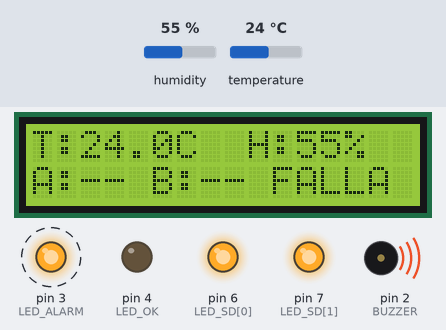
The sketch below on a simulated Arduino Uno, built with avr-gcc and run on an emulated ATmega328P. On the bench: 16×2 character LCD, output pins drawn as LEDs (lit = HIGH), buzzer (waves = sounding, pin HIGH). Dashed ring = blinking. The inputs (shaded band) are chosen by the test bench; at power-on: humidity 55 %, temperature 24 °C. Storage starts empty; pins used as bus, display or sensor lines are not drawn; what the sketch prints to the serial monitor is not drawn.

Above: at 2.65 s.
2.7 s: humidity set to 22 %
At 6.6 s:
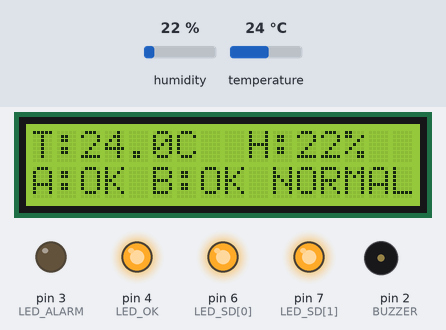
8.0 s: temperature set to 12 °C
At 10.8 s:
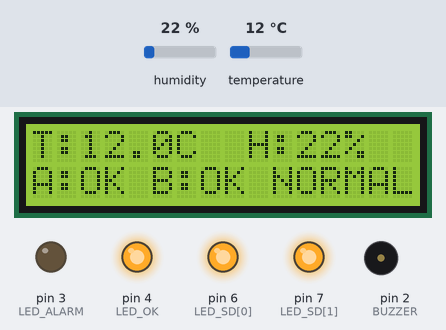
13.3 s: humidity set to 40 %
At 15.1 s:
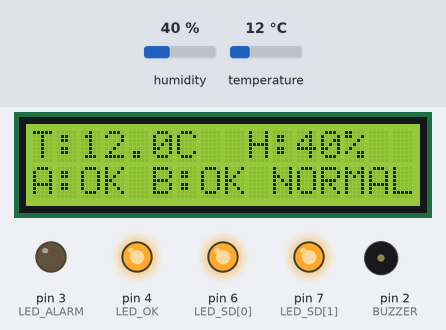
18.6 s: temperature set to 19 °C
At 22.4 s:
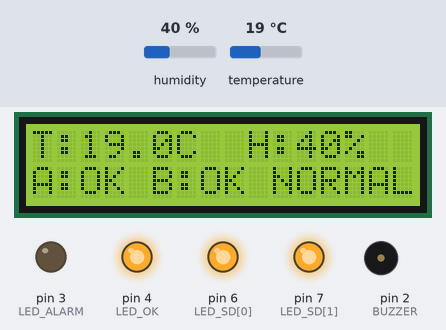
Timing chart, 0 to 23.9 s (numbered marks = the images above; inputs shaded):
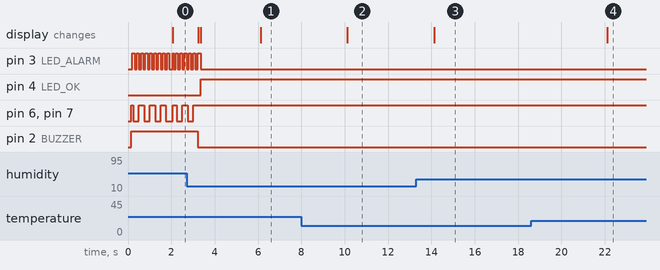

Measured:
- after the input at 8.0 s, the display: changes after 2.1 s (image 2)
- after the input at 13.3 s, the display: changes after 0.82 s (image 3)
- after the input at 18.6 s, the display: changes after 3.5 s (image 4)
- by itself, pin 3 (LED_ALARM): alternates HIGH for 0.10 s and LOW for 0.10 s, 7 changes in all, then stays LOW

The sketch:

proyecto_miniRaid.ino
```cpp
#include <SPI.h>
#include <SdFat.h>
#include <DHT.h>
#include <Wire.h>
#include <LiquidCrystal_I2C.h>
#include <avr/wdt.h>

#if SPI_DRIVER_SELECT != 0
#error "Este codigo necesita SPI_DRIVER_SELECT 0 en SdFat/src/SdFatConfig.h"
#endif

int freeRam() {
  extern int __heap_start, *__brkval;
  int v;
  return (int)&v - (__brkval == 0 ? (int)&__heap_start : (int)__brkval);
}

#define N_DRIVES            2
#define FILE_NAME           "datalog.csv"
#define CSV_HEADER          "ms,seq,temp_c,hum_pct\n"
#define SAMPLE_MS           2000UL
#define RETRY_MS            1000UL

#define LED_OK              4
#define LED_ALARM           3
#define BUZZER              2
#define DHT_PIN             5
#define DHT_TYPE            DHT11
#define MISO_PIN            12

#define LCD_ADDR            0x27    // si la pantalla no muestra nada, prueba 0x3F
#define LCD_COLS            16
#define LCD_ROWS            2

const uint8_t LED_SD[2]     = { 6, 7 };   // LED de estado de SD-A y SD-B
const uint8_t CS_PIN[2]     = { 9, 8 };
const char* NAMES[2]        = { "SD-A", "SD-B" };

SdFat32           sd;
DHT               dht(DHT_PIN, DHT_TYPE);
LiquidCrystal_I2C lcd(LCD_ADDR, LCD_COLS, LCD_ROWS);

bool      ok[2]             = { false, false };
uint32_t  lastTry[2]        = { 0, 0 };
uint8_t   probeFails[2]     = { 0, 0 };
bool      skipProbe[2]      = { false, false };

uint32_t seqNo = 0;
uint32_t lastSample = 0;

// ---------------- LCD ----------------

// Escribe una linea completa (rellena con espacios para borrar restos sin parpadeo)
void lcdLine(uint8_t row, const char* txt) {
  lcd.setCursor(0, row);
  uint8_t n = 0;
  while (txt[n] && n < LCD_COLS) lcd.print(txt[n++]);
  while (n++ < LCD_COLS) lcd.print(' ');
}

// Linea 2: estado de cada SD y del RAID
void updateLcdStatus() {
  uint8_t failed = 0;
  for (int i = 0; i < N_DRIVES; i++) failed += !ok[i];

  const char* estado = (failed == 0) ? "NORMAL" : (failed < N_DRIVES) ? "DEGRAD" : "FALLA";
  char l2[LCD_COLS + 1];
  snprintf(l2, sizeof(l2), "A:%s B:%s %s",
           ok[0] ? "OK" : "--", ok[1] ? "OK" : "--", estado);
  lcdLine(1, l2);
}

// Linea 1: temperatura y humedad
void updateLcdSensor(const char* tbuf, const char* hbuf) {
  char l1[LCD_COLS + 1];
  snprintf(l1, sizeof(l1), "T:%sC  H:%s%%", tbuf, hbuf);
  lcdLine(0, l1);
}

// ---------------- SD ----------------

void releaseAllCS() {
  for (int j = 0; j < N_DRIVES; j++) {
    pinMode(CS_PIN[j], OUTPUT);
    digitalWrite(CS_PIN[j], HIGH);
  }
}

// Reset del hardware SPI + pull-up en MISO para que una SD ausente lea 0xFF
void resetSpiBus() {
  SPI.end();
  delayMicroseconds(100);
  SPI.begin();
  pinMode(MISO_PIN, INPUT_PULLUP);
}

// Devuelve la respuesta R1 al CMD0 (0x01 = tarjeta presente y en idle), 0xFF = no responde / ausente
uint8_t probeCard(int i) {
  releaseAllCS();
  resetSpiBus();

  uint8_t r = 0xFF;
  for (uint8_t intento = 0; intento < 3 && r == 0xFF; intento++) {
    SPI.beginTransaction(SPISettings(250000, MSBFIRST, SPI_MODE0));
    for (uint8_t k = 0; k < 10; k++) SPI.transfer(0xFF);   // >74 pulsos con CS alto

    digitalWrite(CS_PIN[i], LOW);
    SPI.transfer(0xFF);
    SPI.transfer(0x40);                                      // CMD0
    SPI.transfer(0x00); SPI.transfer(0x00); SPI.transfer(0x00); SPI.transfer(0x00);
    SPI.transfer(0x95);                                      // CRC

    for (uint8_t k = 0; k < 16 && r == 0xFF; k++) r = SPI.transfer(0xFF);

    digitalWrite(CS_PIN[i], HIGH);
    SPI.transfer(0xFF);
    SPI.endTransaction();
    releaseAllCS();

    if (r == 0xFF) delay(5);   // da tiempo a que una tarjeta recien insertada se estabilice
  }
  wdt_reset();
  return r;
}

bool beginDrive(int i) {
  releaseAllCS();
  return sd.begin(SdSpiConfig(CS_PIN[i], SHARED_SPI, SD_SCK_MHZ(1)));
}

bool mountDrive(int i) {
  // Siempre se comprueba presencia antes de llamar a sd.begin()
  uint8_t r = probeCard(i);
  bool presente = (r == 0x01) || (skipProbe[i] && r != 0xFF);
  if (!presente) {
    releaseAllCS();
    return false;
  }

  bool m = beginDrive(i);
  if (!m) skipProbe[i] = false;

  releaseAllCS();
  return m;
}

bool ensureHeader(int i) {
  if (!mountDrive(i)) return false;
  if (!sd.exists(FILE_NAME)) {
    File32 f = sd.open(FILE_NAME, O_WRONLY | O_CREAT);
    if (!f) {
      releaseAllCS();
      return false;
    }
    f.write(CSV_HEADER);
    f.close();
  }
  releaseAllCS();
  return true;
}

bool appendLine(int i, const char* line, size_t len) {
  if (!mountDrive(i)) {
    releaseAllCS();
    return false;
  }

  File32 f = sd.open(FILE_NAME, O_WRONLY | O_CREAT | O_APPEND);
  if (!f) {
    releaseAllCS();
    return false;
  }

  size_t n = f.write((const uint8_t*)line, len);
  bool closed = f.close();

  releaseAllCS();
  return (n == len) && closed;
}

bool writeWithRetry(int i, const char* line, size_t len) {
  for (uint8_t attempt = 0; attempt < 2; attempt++) {
    if (appendLine(i, line, len)) return true;
    delay(20);
  }
  return false;
}

void markFailed(int i) {
  if (ok[i]) {
    ok[i] = false;
    skipProbe[i] = false;
    probeFails[i] = 0;
    lastTry[i] = millis();

    Serial.print(F("LOG:[ALARMA] "));
    Serial.print(NAMES[i]);
    Serial.println(F(" fallo / extraida. Modo DEGRADADO activo."));
    updateLcdStatus();
  }
}

bool resync(int bad, int good) {
  Serial.print(F("LOG:[REBUILD] Iniciando sincronizacion hacia "));
  Serial.println(NAMES[bad]);

  char msg[LCD_COLS + 1];
  snprintf(msg, sizeof(msg), "SYNC -> %s", NAMES[bad]);
  lcdLine(1, msg);

  if (!ensureHeader(bad)) return false;

  if (!mountDrive(bad)) return false;
  File32 d = sd.open(FILE_NAME, O_RDONLY);
  if (!d) { releaseAllCS(); return false; }
  uint32_t dstSize = d.fileSize();
  d.close();

  if (!mountDrive(good)) return false;
  File32 s0 = sd.open(FILE_NAME, O_RDONLY);
  if (!s0) { releaseAllCS(); return false; }
  uint32_t srcSize = s0.fileSize();
  s0.close();

  uint32_t pos = dstSize;
  uint32_t total = 0;
  uint8_t buf[128];

  while (pos < srcSize) {
    wdt_reset();
    if (!mountDrive(good)) { releaseAllCS(); return false; }
    File32 s = sd.open(FILE_NAME, O_RDONLY);
    if (!s) { releaseAllCS(); return false; }
    s.seekSet(pos);
    int n = s.read(buf, sizeof(buf));
    s.close();
    if (n <= 0) break;

    if (!mountDrive(bad)) { releaseAllCS(); return false; }
    File32 o = sd.open(FILE_NAME, O_WRONLY | O_APPEND);
    if (!o) { releaseAllCS(); return false; }
    size_t w = o.write(buf, n);
    bool closed = o.close();
    if (w != (size_t)n || !closed) { releaseAllCS(); return false; }

    pos += n;
    total += n;
  }

  releaseAllCS();

  Serial.print(F("LOG:[REBUILD] "));
  Serial.print(NAMES[bad]);
  Serial.print(F(" sincronizada con exito. Bytes copiados desde copia sana: "));
  Serial.println(total);
  return true;
}

void tryRecover(int i) {
  lastTry[i] = millis();

  uint8_t resp = probeCard(i);
  bool mounted = false;

  if (resp == 0x01) {
    // Tarjeta presente y respondiendo normal
    probeFails[i] = 0;
    mounted = beginDrive(i);
  } else if (resp != 0xFF) {
    // Responde algo raro (tarjeta presente pero atipica): tras 3 veces se fuerza el montaje
    if (++probeFails[i] >= 3) {
      probeFails[i] = 0;
      mounted = beginDrive(i);
      if (mounted) skipProbe[i] = true;
    }
  } else {
    // 0xFF = ausente o sin contacto: NO se llama a sd.begin() (evita el bloqueo)
    probeFails[i] = 0;
  }

  if (!mounted) {
    releaseAllCS();
    return;
  }

  int other = (i == 0) ? 1 : 0;
  bool good;
  if (N_DRIVES == 2 && ok[other]) good = resync(i, other);
  else                            good = ensureHeader(i);

  if (!good) {
    releaseAllCS();
    updateLcdStatus();   // quita el mensaje SYNC si fallo
    return;
  }

  ok[i] = true;
  releaseAllCS();

  Serial.print(F("LOG:[RECUPERADO] "));
  Serial.print(NAMES[i]);
  Serial.println(F(" reinsertada y totalmente operativa."));
  updateLcdStatus();
}

void updateAlarm() {
  uint8_t failed = 0;
  for (int i = 0; i < N_DRIVES; i++) failed += !ok[i];
  uint32_t t = millis();

  // LED individual de cada SD: fija = operativa, parpadeando = caida
  for (int i = 0; i < N_DRIVES; i++) {
    digitalWrite(LED_SD[i], ok[i] ? HIGH : ((t % 500) < 250));
  }

  // LEDs de estado general del Mini-RAID
  if (failed == 0) {
    digitalWrite(LED_OK, HIGH);
    digitalWrite(LED_ALARM, LOW);
    digitalWrite(BUZZER, LOW);
  } else if (failed < N_DRIVES) {
    digitalWrite(LED_OK, LOW);
    digitalWrite(LED_ALARM, HIGH);
    digitalWrite(BUZZER, (t % 1000) < 200);
  } else {
    digitalWrite(LED_OK, LOW);
    digitalWrite(LED_ALARM, (t % 200) < 100);
    digitalWrite(BUZZER, HIGH);
  }
}

void sample() {
  float t = dht.readTemperature();
  float h = dht.readHumidity();
  seqNo++;

  char tbuf[12], hbuf[8];
  if (isnan(t) || isnan(h)) {
    strcpy(tbuf, "0.0");
    strcpy(hbuf, "0");
  } else {
    int t10 = (int)(t * 10.0f + (t >= 0 ? 0.5f : -0.5f));
    snprintf(tbuf, sizeof(tbuf), "%s%d.%d", t10 < 0 ? "-" : "", abs(t10) / 10, abs(t10) % 10);
    snprintf(hbuf, sizeof(hbuf), "%d", (int)(h + 0.5f));
  }

  char line[48];
  int len = snprintf(line, sizeof(line), "%lu,%lu,%s,%s\n",
                     (unsigned long)millis(), (unsigned long)seqNo, tbuf, hbuf);

  for (int i = 0; i < N_DRIVES; i++) {
    if (ok[i]) {
      if (!writeWithRetry(i, line, len)) {
        markFailed(i);
      }
    }
    wdt_reset();
  }

  Serial.print(F("DATA:"));
  Serial.print(millis()); Serial.print(F(","));
  Serial.print(seqNo); Serial.print(F(","));
  Serial.print(tbuf); Serial.print(F(","));
  Serial.print(hbuf); Serial.print(F(","));
  Serial.print(ok[0] ? 1 : 0); Serial.print(F(","));
  Serial.print(ok[1] ? 1 : 0); Serial.print(F(","));
  Serial.println(freeRam());

  updateLcdSensor(tbuf, hbuf);
  updateLcdStatus();
  updateAlarm();
}

void setup() {
  uint8_t mcusr = MCUSR;
  MCUSR = 0;
  wdt_disable();

  Serial.begin(115200);
  dht.begin();

  pinMode(LED_OK, OUTPUT);
  pinMode(LED_ALARM, OUTPUT);
  pinMode(BUZZER, OUTPUT);
  for (int i = 0; i < N_DRIVES; i++) pinMode(LED_SD[i], OUTPUT);

  lcd.init();
  lcd.backlight();
  Wire.setWireTimeout(3000, true);   // evita que un fallo del I2C congele el sistema
  lcdLine(0, "Mini-RAID 1");
  lcdLine(1, "Iniciando...");

  pinMode(10, OUTPUT); // SS del Arduino Uno
  releaseAllCS();
  pinMode(MISO_PIN, INPUT_PULLUP);

  // Causa del ultimo reinicio: bit0=encendido, bit1=reset externo, bit2=BROWN-OUT, bit3=WATCHDOG
  Serial.print(F("LOG:[RESET] MCUSR="));
  Serial.println(mcusr, BIN);

  // ---- DIAGNOSTICO: respuesta de cada SD (se puede borrar cuando todo funcione) ----
  for (int i = 0; i < N_DRIVES; i++) {
    uint8_t r = probeCard(i);
    bool b = beginDrive(i);
    Serial.print(F("LOG:[DBG] "));  Serial.print(NAMES[i]);
    Serial.print(F(" probe=0x"));   Serial.print(r, HEX);
    Serial.print(F(" begin="));     Serial.print(b);
    Serial.print(F(" err=0x"));     Serial.println(sd.sdErrorCode(), HEX);
    releaseAllCS();
  }
  // ---------------------------------------------------------------------------------

  Serial.println(F("LOG:[SISTEMA] Inicializando Mini-RAID 1..."));
  for (int i = 0; i < N_DRIVES; i++) {
    ok[i] = ensureHeader(i);
    lastTry[i] = millis();
    Serial.print(F("LOG:[INICIO] "));
    Serial.print(NAMES[i]);
    Serial.println(ok[i] ? F(": Montada correctamente.") : F(": NO detectada."));
  }
  updateLcdStatus();

  wdt_enable(WDTO_8S);
}

void loop() {
  wdt_reset();

  uint32_t now = millis();
  if (now - lastSample >= SAMPLE_MS) {
    lastSample = now;
    sample();
  }
  for (int i = 0; i < N_DRIVES; i++) {
    if (!ok[i] && now - lastTry[i] >= RETRY_MS) tryRecover(i);
  }
  updateAlarm();
}
```
